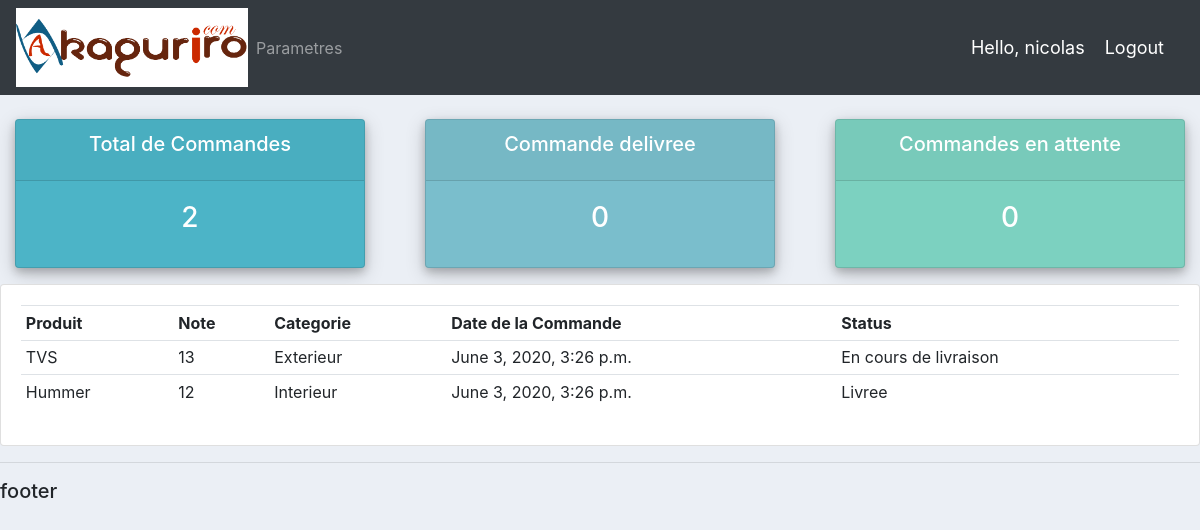
/user/ (signed in), run on the app's committed database.
### comptes/models.py (models this page shows)
class Commande(models.Model):
	STATUS = (
			('En attente', 'En attente'),
			('En cours de livraison', 'En cours de livraison'),
			('Livree', 'Livree'),
			)
	client = models.ForeignKey(Client, null=True, on_delete= models.SET_NULL)
	produit = models.ForeignKey(Produit, null=True, on_delete= models.SET_NULL)
	date_creation = models.DateTimeField(auto_now_add=True, null=True)
	status = models.CharField(max_length=200, null=True, choices=STATUS)
	note = models.CharField(max_length=1000, null=True)
	def __str__(self):
    		return self.produit.nom

class Produit(models.Model):
	CATEGORY = (
			('Interieur', 'Interieur'),
			('Exterieur', 'Exterieur'),
			)
	nom = models.CharField(max_length=200, null=True)
	prix = models.FloatField(null=True)
	categorie = models.CharField(max_length=200, null=True, choices=CATEGORY)
	description = models.CharField(max_length=200, null=True, blank=True)
	date_creation = models.DateTimeField(auto_now_add=True, null=True)
	tags = models.ManyToManyField(Tag)
	def __str__(self):
		return self.nom

### comptes/decorators.py (the view)
		def wrapper_func(request, *args, **kwargs):
			group = None
			if request.user.groups.exists():
				group = request.user.groups.all()[0].name
			if group in allowed_roles:
				return view_func(request, *args, **kwargs)
			else:
				return HttpResponse('<center><h1>You are not authorized to view this page</h1></center>')

### comptes/views.py (called while the page is built)
@login_required(login_url='login')
@allowed_users(allowed_roles=['client'])
def userPage(request):
	commandes = request.user.client.commande_set.all()
	total_commandes = commandes.count()
	livree = commandes.filter(status='livree').count()
	en_attente = commandes.filter(status='en_attente').count()
	print('COMMANDES:', commandes)
	context = {'commandes':commandes, 'total_commandes':total_commandes,
	'livree':livree,'en_attente':en_attente}
	return render(request, 'comptes/user.html', context)

### templates/comptes/user.html
{%  extends 'comptes/main.html' %}
{% block content %}
{%  include 'comptes/status.html' %}
<div class="row">
	<div class="col-md">
		<div class="card card-body">
			<table class="table table-sm">
				<tr>
					<th>Produit</th>
					<th>Note</th>
					<th>Categorie</th>
					<th>Date de la Commande</th>
					<th>Status</th>
				</tr>
                {% for commande in commandes %}
				<tr>
					<td>{{commande.produit}}</td>
					<td>{{commande.note}}</td>
					<td>{{commande.produit.categorie}}</td>
					<td>{{commande.date_creation}}</td>
					<td>{{commande.status}}</td>
				</tr>
				{% endfor %}
			</table>
		</div>
	</div>
</div>
{% endblock content %}

### templates/comptes/navbar.html (shortened to what this page needs)
{% load static %}
<nav class="navbar navbar-expand-lg navbar-dark bg-dark">
 <img src="{% static 'images/AKAGURIRO ok_1.png' %}">
  <div class="collapse navbar-collapse" id="navbarNav">
    <ul class="navbar-nav">
      {% if request.user.is_staff %}
      <li class="nav-item active">
        <a class="nav-link" href="{% url 'home' %}">Dashboard</a>
      </li>
      <li class="nav-item">
        <a class="nav-link" href="{% url 'produit' %}">Produits</a>
      </li>
      {% else %}
       <li class="nav-item">
        <a class="nav-link" href="{% url 'compte' %}">Parametres</a>
      </li>
      {% endif %}
    </ul>
  </div>
  <span class="hello-msg">Hello, {{request.user}}</span>
  <span ><a  class="hello-msg" href="{% url 'logout' %}">Logout</a></span>
</nav>

### static/css/main.css (style rules this page uses)
body { background-color: #ebeff5; }
img { vertical-align: middle; border-style: none; width: 232px; background-color: white; }

### templates/comptes/navbar.html (style rules this page uses)
.hello-msg { font-size: 18px; color: #fff; margin-right: 20px; }

### data on the page
Commande: produit "TVS", note "13", produit.categorie "Exterieur", date_creation "June 3, 2020, 3:26 p.m.", status "En cours de livraison"
Commande: produit "Hummer", note "12", produit.categorie "Interieur", date_creation "June 3, 2020, 3:26 p.m.", status "Livree"

### other printed values
{{ request.user }} "nicolas"
{{ total_commandes }} "2"
{{ livree }} "0"
{{ en_attente }} "0"
